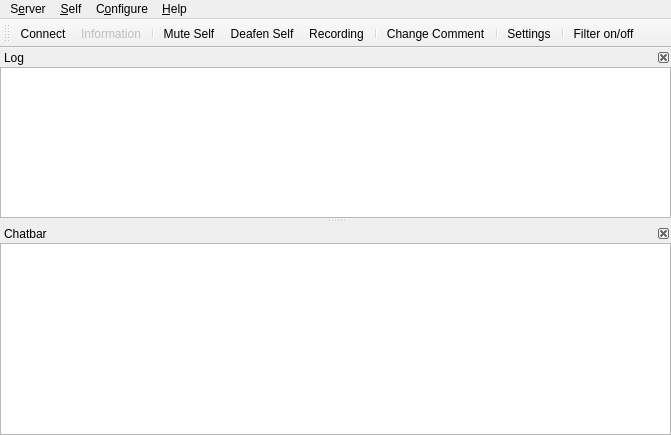
<?xml version="1.0" encoding="UTF-8"?>
<ui version="4.0">
 <class>MainWindow</class>
 <widget class="QMainWindow" name="MainWindow">
  <property name="geometry">
   <rect>
    <x>0</x>
    <y>0</y>
    <width>671</width>
    <height>435</height>
   </rect>
  </property>
  <property name="windowTitle">
   <string>Mumble</string>
  </property>
  <property name="dockOptions">
   <set>QMainWindow::AllowNestedDocks|QMainWindow::AnimatedDocks</set>
  </property>
  <property name="unifiedTitleAndToolBarOnMac">
   <bool>true</bool>
  </property>
  <widget class="UserView" name="qtvUsers">
   <property name="contextMenuPolicy">
    <enum>Qt::CustomContextMenu</enum>
   </property>
   <property name="acceptDrops">
    <bool>true</bool>
   </property>
   <property name="dragEnabled">
    <bool>true</bool>
   </property>
   <property name="rootIsDecorated">
    <bool>false</bool>
   </property>
   <property name="uniformRowHeights">
    <bool>true</bool>
   </property>
   <property name="headerHidden">
    <bool>true</bool>
   </property>
   <attribute name="headerVisible">
    <bool>false</bool>
   </attribute>
  </widget>
  <widget class="QMenuBar" name="menubar">
   <property name="geometry">
    <rect>
     <x>0</x>
     <y>0</y>
     <width>671</width>
     <height>25</height>
    </rect>
   </property>
   <widget class="QMenu" name="qmConfig">
    <property name="title">
     <string>C&amp;onfigure</string>
    </property>
    <addaction name="qaConfigDialog"/>
   </widget>
   <widget class="QMenu" name="qmHelp">
    <property name="title">
     <string>&amp;Help</string>
    </property>
    <addaction name="qaHelpWhatsThis"/>
    <addaction name="separator"/>
    <addaction name="qaHelpAbout"/>
    <addaction name="qaHelpAboutQt"/>
    <addaction name="separator"/>
    <addaction name="qaHelpVersionCheck"/>
   </widget>
   <widget class="QMenu" name="qmServer">
    <property name="title">
     <string>S&amp;erver</string>
    </property>
   </widget>
   <widget class="QMenu" name="qmSelf">
    <property name="title">
     <string>&amp;Self</string>
    </property>
    <addaction name="qaAudioMute"/>
    <addaction name="qaAudioDeaf"/>
    <addaction name="qaSelfPrioritySpeaker"/>
    <addaction name="separator"/>
    <addaction name="qaRecording"/>
    <addaction name="separator"/>
    <addaction name="qaSelfComment"/>
    <addaction name="qaServerTexture"/>
    <addaction name="qaServerTextureRemove"/>
    <addaction name="separator"/>
    <addaction name="qaSelfRegister"/>
    <addaction name="qaAudioStats"/>
   </widget>
   <addaction name="qmServer"/>
   <addaction name="qmSelf"/>
   <addaction name="qmConfig"/>
   <addaction name="qmHelp"/>
  </widget>
  <widget class="QDockWidget" name="qdwLog">
   <property name="minimumSize">
    <size>
     <width>250</width>
     <height>93</height>
    </size>
   </property>
   <property name="features">
    <set>QDockWidget::DockWidgetClosable|QDockWidget::DockWidgetMovable</set>
   </property>
   <property name="windowTitle">
    <string>Log</string>
   </property>
   <attribute name="dockWidgetArea">
    <number>1</number>
   </attribute>
   <widget class="LogTextBrowser" name="qteLog">
    <property name="contextMenuPolicy">
     <enum>Qt::CustomContextMenu</enum>
    </property>
    <property name="whatsThis">
     <string>This shows all recent activity. Connecting to servers, errors and information messages all show up here.&lt;br /&gt;To configure exactly which messages show up here, use the &lt;b&gt;Settings&lt;/b&gt; command from the menu.</string>
    </property>
    <property name="openLinks">
     <bool>false</bool>
    </property>
   </widget>
  </widget>
  <widget class="QDockWidget" name="qdwChat">
   <property name="sizePolicy">
    <sizepolicy hsizetype="Preferred" vsizetype="Preferred">
     <horstretch>0</horstretch>
     <verstretch>0</verstretch>
    </sizepolicy>
   </property>
   <property name="toolTip">
    <string/>
   </property>
   <property name="whatsThis">
    <string>This is the chatbar&lt;br /&gt;If you enter text here and then press enter the text is sent to the user or channel that was selected. If nothing is selected the message is sent to your current channel.</string>
   </property>
   <property name="features">
    <set>QDockWidget::DockWidgetClosable|QDockWidget::DockWidgetMovable</set>
   </property>
   <property name="windowTitle">
    <string>Chatbar</string>
   </property>
   <attribute name="dockWidgetArea">
    <number>1</number>
   </attribute>
   <widget class="ChatbarTextEdit" name="qteChat">
    <property name="sizePolicy">
     <sizepolicy hsizetype="Expanding" vsizetype="MinimumExpanding">
      <horstretch>0</horstretch>
      <verstretch>0</verstretch>
     </sizepolicy>
    </property>
    <property name="maximumSize">
     <size>
      <width>16777215</width>
      <height>16777215</height>
     </size>
    </property>
    <property name="acceptRichText">
     <bool>false</bool>
    </property>
   </widget>
  </widget>
  <widget class="QToolBar" name="qtIconToolbar">
   <property name="windowTitle">
    <string>Icon Toolbar</string>
   </property>
   <attribute name="toolBarArea">
    <enum>TopToolBarArea</enum>
   </attribute>
   <attribute name="toolBarBreak">
    <bool>false</bool>
   </attribute>
   <addaction name="qaServerConnect"/>
   <addaction name="qaServerInformation"/>
   <addaction name="separator"/>
   <addaction name="qaAudioMute"/>
   <addaction name="qaAudioDeaf"/>
   <addaction name="qaRecording"/>
   <addaction name="separator"/>
   <addaction name="qaSelfComment"/>
   <addaction name="separator"/>
   <addaction name="qaConfigDialog"/>
   <addaction name="separator"/>
   <addaction name="qaFilterToggle"/>
  </widget>
  <action name="qaQuit">
   <property name="text">
    <string>&amp;Quit Mumble</string>
   </property>
   <property name="toolTip">
    <string>Closes the program</string>
   </property>
   <property name="whatsThis">
    <string>Exits the application.</string>
   </property>
   <property name="shortcut">
    <string>Ctrl+Q</string>
   </property>
  </action>
  <action name="qaServerConnect">
   <property name="icon">
    <iconset>
     <normaloff>skin:categories/applications-internet.svg</normaloff>skin:categories/applications-internet.svg</iconset>
   </property>
   <property name="text">
    <string>&amp;Connect</string>
   </property>
   <property name="toolTip">
    <string>Open the server connection dialog</string>
   </property>
   <property name="whatsThis">
    <string>Shows a dialog of registered servers, and also allows quick-connect.</string>
   </property>
   <property name="iconVisibleInMenu">
    <bool>false</bool>
   </property>
  </action>
  <action name="qaServerDisconnect">
   <property name="enabled">
    <bool>false</bool>
   </property>
   <property name="text">
    <string>&amp;Disconnect</string>
   </property>
   <property name="toolTip">
    <string>Disconnect from server</string>
   </property>
   <property name="whatsThis">
    <string>Disconnects you from the server.</string>
   </property>
  </action>
  <action name="qaServerBanList">
   <property name="enabled">
    <bool>false</bool>
   </property>
   <property name="text">
    <string>&amp;Ban list</string>
   </property>
   <property name="toolTip">
    <string>Edit ban list on server</string>
   </property>
   <property name="whatsThis">
    <string>This lets you edit the server-side IP ban list.</string>
   </property>
  </action>
  <action name="qaServerInformation">
   <property name="enabled">
    <bool>false</bool>
   </property>
   <property name="icon">
    <iconset>
     <normaloff>skin:Information_icon.svg</normaloff>skin:Information_icon.svg</iconset>
   </property>
   <property name="text">
    <string>&amp;Information</string>
   </property>
   <property name="toolTip">
    <string>Show information about the server connection</string>
   </property>
   <property name="whatsThis">
    <string>This will show extended information about the connection to the server.</string>
   </property>
   <property name="iconVisibleInMenu">
    <bool>false</bool>
   </property>
  </action>
  <action name="qaUserKick">
   <property name="text">
    <string>&amp;Kick</string>
   </property>
   <property name="toolTip">
    <string>Kick user (with reason)</string>
   </property>
   <property name="whatsThis">
    <string>Kick selected user off server. You'll be asked to specify a reason.</string>
   </property>
  </action>
  <action name="qaUserMute">
   <property name="checkable">
    <bool>true</bool>
   </property>
   <property name="text">
    <string>&amp;Mute</string>
   </property>
   <property name="toolTip">
    <string>Mute user</string>
   </property>
   <property name="whatsThis">
    <string>Mute or unmute user on server. Unmuting a deafened user will also undeafen them.</string>
   </property>
  </action>
  <action name="qaUserBan">
   <property name="text">
    <string>&amp;Ban</string>
   </property>
   <property name="toolTip">
    <string>Kick and ban user (with reason)</string>
   </property>
   <property name="whatsThis">
    <string>Kick and ban selected user from server. You'll be asked to specify a reason.</string>
   </property>
  </action>
  <action name="qaUserDeaf">
   <property name="checkable">
    <bool>true</bool>
   </property>
   <property name="text">
    <string>&amp;Deafen</string>
   </property>
   <property name="toolTip">
    <string>Deafen user</string>
   </property>
   <property name="whatsThis">
    <string>Deafen or undeafen user on server. Deafening a user will also mute them.</string>
   </property>
  </action>
  <action name="qaUserLocalIgnore">
   <property name="checkable">
    <bool>true</bool>
   </property>
   <property name="text">
    <string>Ignore Messages</string>
   </property>
   <property name="toolTip">
    <string>Locally ignore user's text chat messages.</string>
   </property>
   <property name="whatsThis">
    <string>Silently drops all text messages from the user.</string>
   </property>
  </action>
  <action name="qaUserLocalVolume">
   <property name="text">
    <string>Local Volume Adjustment</string>
   </property>
   <property name="toolTip">
    <string>Locally adjust the user's speech volume.</string>
   </property>
   <property name="whatsThis">
    <string>Opens a dialog with a volume slider. Use this on other users in the same room.</string>
   </property>
  </action>
  <action name="qaUserLocalMute">
   <property name="checkable">
    <bool>true</bool>
   </property>
   <property name="text">
    <string>&amp;Local Mute</string>
   </property>
   <property name="toolTip">
    <string>Mute user locally</string>
   </property>
   <property name="whatsThis">
    <string>Mute or unmute user locally. Use this on other users in the same room.</string>
   </property>
  </action>
  <action name="qaUserTextMessage">
   <property name="text">
    <string>Send &amp;Message</string>
   </property>
   <property name="toolTip">
    <string>Send a Text Message</string>
   </property>
   <property name="whatsThis">
    <string>Sends a text message to another user.</string>
   </property>
  </action>
  <action name="qaChannelAdd">
   <property name="text">
    <string>&amp;Add</string>
   </property>
   <property name="toolTip">
    <string>Add new channel</string>
   </property>
   <property name="whatsThis">
    <string>This adds a new sub-channel to the currently selected channel.</string>
   </property>
  </action>
  <action name="qaChannelRemove">
   <property name="text">
    <string>&amp;Remove</string>
   </property>
   <property name="toolTip">
    <string>Remove channel</string>
   </property>
   <property name="whatsThis">
    <string>This removes a channel and all sub-channels.</string>
   </property>
  </action>
  <action name="qaChannelACL">
   <property name="text">
    <string>&amp;Edit</string>
   </property>
   <property name="toolTip">
    <string>Edit Groups and ACL for channel</string>
   </property>
   <property name="whatsThis">
    <string>This opens the Group and ACL dialog for the channel, to control permissions.</string>
   </property>
  </action>
  <action name="qaChannelLink">
   <property name="text">
    <string>&amp;Link</string>
   </property>
   <property name="toolTip">
    <string>Link your channel to another channel</string>
   </property>
   <property name="whatsThis">
    <string>This links your current channel to the selected channel. If users in a channel have permission to speak in the other channel, users can now hear each other. This is a permanent link, and will last until manually unlinked or the server is restarted. Please see the shortcuts for push-to-link.</string>
   </property>
  </action>
  <action name="qaChannelUnlink">
   <property name="text">
    <string comment="Channel">&amp;Unlink</string>
   </property>
   <property name="toolTip">
    <string>Unlink your channel from another channel</string>
   </property>
   <property name="whatsThis">
    <string>This unlinks your current channel from the selected channel.</string>
   </property>
  </action>
  <action name="qaChannelUnlinkAll">
   <property name="text">
    <string>&amp;Unlink All</string>
   </property>
   <property name="toolTip">
    <string>Unlinks your channel from all linked channels.</string>
   </property>
   <property name="whatsThis">
    <string>This unlinks your current channel (not the selected one) from all linked channels.</string>
   </property>
  </action>
  <action name="qaAudioReset">
   <property name="text">
    <string>&amp;Reset</string>
   </property>
   <property name="toolTip">
    <string>Reset audio preprocessor</string>
   </property>
   <property name="whatsThis">
    <string>This will reset the audio preprocessor, including noise cancellation, automatic gain and voice activity detection. If something suddenly worsens the audio environment (like dropping the microphone) and it was temporary, use this to avoid having to wait for the preprocessor to readjust.</string>
   </property>
  </action>
  <action name="qaAudioMute">
   <property name="checkable">
    <bool>true</bool>
   </property>
   <property name="icon">
    <iconset>
     <normaloff>skin:actions/audio-input-microphone.svg</normaloff>
     <normalon>skin:actions/audio-input-microphone-muted.svg</normalon>
     <activeon>skin:actions/audio-input-microphone-muted.svg</activeon>skin:actions/audio-input-microphone.svg</iconset>
   </property>
   <property name="text">
    <string>&amp;Mute Self</string>
   </property>
   <property name="toolTip">
    <string>Mute yourself</string>
   </property>
   <property name="whatsThis">
    <string>Mute or unmute yourself. When muted, you will not send any data to the server. Unmuting while deafened will also undeafen.</string>
   </property>
   <property name="iconVisibleInMenu">
    <bool>false</bool>
   </property>
  </action>
  <action name="qaAudioDeaf">
   <property name="checkable">
    <bool>true</bool>
   </property>
   <property name="icon">
    <iconset>
     <normaloff>skin:self_undeafened.svg</normaloff>
     <normalon>skin:deafened_self.svg</normalon>
     <activeon>skin:deafened_self.svg</activeon>skin:self_undeafened.svg</iconset>
   </property>
   <property name="text">
    <string>&amp;Deafen Self</string>
   </property>
   <property name="toolTip">
    <string>Deafen yourself</string>
   </property>
   <property name="whatsThis">
    <string>Deafen or undeafen yourself. When deafened, you will not hear anything. Deafening yourself will also mute.</string>
   </property>
   <property name="iconVisibleInMenu">
    <bool>false</bool>
   </property>
  </action>
  <action name="qaAudioTTS">
   <property name="checkable">
    <bool>true</bool>
   </property>
   <property name="text">
    <string>&amp;Text-To-Speech</string>
   </property>
   <property name="toolTip">
    <string>Toggle Text-To-Speech</string>
   </property>
   <property name="whatsThis">
    <string>Enable or disable the text-to-speech engine. Only messages enabled for TTS in the Configuration dialog will actually be spoken.</string>
   </property>
  </action>
  <action name="qaAudioStats">
   <property name="text">
    <string>Audio S&amp;tatistics</string>
   </property>
   <property name="toolTip">
    <string>Display audio statistics</string>
   </property>
   <property name="whatsThis">
    <string>Pops up a small dialog with information about your current audio input.</string>
   </property>
  </action>
  <action name="qaAudioUnlink">
   <property name="text">
    <string>&amp;Unlink Plugins</string>
   </property>
   <property name="toolTip">
    <string>Forcibly unlink plugin</string>
   </property>
   <property name="whatsThis">
    <string>This forces the current plugin to unlink, which is handy if it is reading completely wrong data.</string>
   </property>
  </action>
  <action name="qaConfigDialog">
   <property name="icon">
    <iconset>
     <normaloff>skin:config_basic.png</normaloff>skin:config_basic.png</iconset>
   </property>
   <property name="text">
    <string>&amp;Settings</string>
   </property>
   <property name="toolTip">
    <string>Configure Mumble</string>
   </property>
   <property name="whatsThis">
    <string>Allows you to change most settings for Mumble.</string>
   </property>
   <property name="menuRole">
    <enum>QAction::PreferencesRole</enum>
   </property>
   <property name="iconVisibleInMenu">
    <bool>false</bool>
   </property>
  </action>
  <action name="qaFilterToggle">
   <property name="checkable">
    <bool>true</bool>
   </property>
   <property name="icon">
    <iconset>
     <normaloff>skin:filter_off.svg</normaloff>
     <normalon>skin:filter_on.svg</normalon>
     <activeon>skin:filter_on.svg</activeon>skin:filter_off.svg</iconset>
   </property>
   <property name="text">
    <string>&amp;Filter on/off</string>
   </property>
   <property name="toolTip">
    <string>Toggle the channel filter (Ctrl+F)</string>
   </property>
   <property name="whatsThis">
    <string>Enable or disable the filtering of select channels.
By default all empty channels will be filtered.
You can mark additional channels for filtering from
the channel's context menu.</string>
   </property>
   <property name="shortcut">
    <string>Ctrl+F</string>
   </property>
   <property name="iconVisibleInMenu">
    <bool>false</bool>
   </property>
  </action>
  <action name="qaAudioWizard">
   <property name="text">
    <string>&amp;Audio Wizard</string>
   </property>
   <property name="toolTip">
    <string>Start the audio configuration wizard</string>
   </property>
   <property name="whatsThis">
    <string>This will guide you through the process of configuring your audio hardware.</string>
   </property>
  </action>
  <action name="qaHelpWhatsThis">
   <property name="text">
    <string>&amp;What's This?</string>
   </property>
   <property name="toolTip">
    <string>Enter What's This? mode</string>
   </property>
   <property name="whatsThis">
    <string>Click this to enter &quot;What's This?&quot; mode. Your cursor will turn into a question mark. Click on any button, menu choice or area to show a description of what it is.</string>
   </property>
  </action>
  <action name="qaHelpAbout">
   <property name="text">
    <string>&amp;About</string>
   </property>
   <property name="toolTip">
    <string>Information about Mumble</string>
   </property>
   <property name="whatsThis">
    <string>Shows a small dialog with information and license for Mumble.</string>
   </property>
   <property name="menuRole">
    <enum>QAction::AboutRole</enum>
   </property>
  </action>
  <action name="qaHelpAboutSpeex">
   <property name="text">
    <string>About &amp;Speex</string>
   </property>
   <property name="toolTip">
    <string>Information about Speex</string>
   </property>
   <property name="whatsThis">
    <string>Shows a small dialog with information about Speex.</string>
   </property>
   <property name="menuRole">
    <enum>QAction::ApplicationSpecificRole</enum>
   </property>
  </action>
  <action name="qaHelpAboutQt">
   <property name="text">
    <string>About &amp;Qt</string>
   </property>
   <property name="toolTip">
    <string>Information about Qt</string>
   </property>
   <property name="whatsThis">
    <string>Shows a small dialog with information about Qt.</string>
   </property>
   <property name="menuRole">
    <enum>QAction::AboutQtRole</enum>
   </property>
  </action>
  <action name="qaHelpVersionCheck">
   <property name="text">
    <string>Check for &amp;Updates</string>
   </property>
   <property name="toolTip">
    <string>Check for new version of Mumble</string>
   </property>
   <property name="whatsThis">
    <string>Connects to the Mumble webpage to check if a new version is available, and notifies you with an appropriate download URL if this is the case.</string>
   </property>
  </action>
  <action name="qaChannelSendMessage">
   <property name="text">
    <string>Send &amp;Message</string>
   </property>
   <property name="toolTip">
    <string>Send a Text Message</string>
   </property>
   <property name="whatsThis">
    <string>Sends a text message to all users in a channel.</string>
   </property>
  </action>
  <action name="qaChannelCopyURL">
   <property name="text">
    <string>&amp;Copy URL</string>
   </property>
   <property name="toolTip">
    <string>Copies a link to this channel to the clipboard.</string>
   </property>
   <property name="whatsThis">
    <string>Copies a link to this channel to the clipboard.</string>
   </property>
  </action>
  <action name="qaConfigMinimal">
   <property name="checkable">
    <bool>true</bool>
   </property>
   <property name="text">
    <string>&amp;Minimal View</string>
   </property>
   <property name="toolTip">
    <string>Toggle minimal window modes</string>
   </property>
   <property name="whatsThis">
    <string>This will toggle minimal mode, where the log window and menu is hidden.</string>
   </property>
  </action>
  <action name="qaConfigHideFrame">
   <property name="checkable">
    <bool>true</bool>
   </property>
   <property name="text">
    <string>Hide Frame</string>
   </property>
   <property name="toolTip">
    <string>Toggle showing frame on minimal window</string>
   </property>
   <property name="whatsThis">
    <string>This will toggle whether the minimal window should have a frame for moving and resizing.</string>
   </property>
  </action>
  <action name="qaConfigCert">
   <property name="text">
    <string>&amp;Certificate Wizard</string>
   </property>
   <property name="toolTip">
    <string>Configure certificates for strong authentication</string>
   </property>
   <property name="whatsThis">
    <string>This starts the wizard for creating, importing and exporting certificates for authentication against servers.</string>
   </property>
  </action>
  <action name="qaUserRegister">
   <property name="text">
    <string>&amp;Register</string>
   </property>
   <property name="toolTip">
    <string>Register user on server</string>
   </property>
   <property name="whatsThis">
    <string>This will permanently register the user on the server.</string>
   </property>
  </action>
  <action name="qaUserFriendAdd">
   <property name="text">
    <string>Add &amp;Friend</string>
   </property>
   <property name="toolTip">
    <string>Adds a user as your friend.</string>
   </property>
   <property name="whatsThis">
    <string>This will add the user as a friend, so you can recognize him on this and other servers.</string>
   </property>
  </action>
  <action name="qaUserFriendRemove">
   <property name="text">
    <string>&amp;Remove Friend</string>
   </property>
   <property name="toolTip">
    <string>Removes a user from your friends.</string>
   </property>
   <property name="whatsThis">
    <string>This will remove a user from your friends list.</string>
   </property>
  </action>
  <action name="qaUserFriendUpdate">
   <property name="text">
    <string>&amp;Update Friend</string>
   </property>
   <property name="toolTip">
    <string>Update name of your friend.</string>
   </property>
   <property name="whatsThis">
    <string>Your friend uses a different name than what is in your database. This will update the name.</string>
   </property>
  </action>
  <action name="qaServerUserList">
   <property name="text">
    <string>Registered &amp;Users</string>
   </property>
   <property name="toolTip">
    <string>Edit registered users list</string>
   </property>
   <property name="whatsThis">
    <string>This opens the editor for registered users, which allow you to change their name or unregister them.</string>
   </property>
  </action>
  <action name="qaServerTexture">
   <property name="text">
    <string>Change &amp;Avatar</string>
   </property>
   <property name="toolTip">
    <string>Change your avatar image on this server</string>
   </property>
  </action>
  <action name="qaServerTokens">
   <property name="text">
    <string>&amp;Access Tokens</string>
   </property>
   <property name="toolTip">
    <string>Add or remove text-based access tokens</string>
   </property>
  </action>
  <action name="qaServerTextureRemove">
   <property name="text">
    <string>&amp;Remove Avatar</string>
   </property>
   <property name="toolTip">
    <string>Remove currently defined avatar image.</string>
   </property>
  </action>
  <action name="qaUserCommentReset">
   <property name="text">
    <string>Reset &amp;Comment</string>
   </property>
   <property name="toolTip">
    <string>Reset the comment of the selected user.</string>
   </property>
  </action>
  <action name="qaUserTextureReset">
   <property name="text">
    <string>Reset &amp;Avatar</string>
   </property>
   <property name="toolTip">
    <string>Reset the avatar of the selected user.</string>
   </property>
  </action>
  <action name="qaChannelJoin">
   <property name="text">
    <string>&amp;Join Channel</string>
   </property>
  </action>
  <action name="qaChannelFilter">
   <property name="checkable">
    <bool>true</bool>
   </property>
   <property name="text">
    <string>&amp;Hide Channel when Filtering</string>
   </property>
  </action>
  <action name="qaUserCommentView">
   <property name="text">
    <string>View Comment</string>
   </property>
   <property name="toolTip">
    <string>View comment in editor</string>
   </property>
  </action>
  <action name="qaUserInformation">
   <property name="text">
    <string>&amp;Information</string>
   </property>
   <property name="toolTip">
    <string>Query server for connection information for user</string>
   </property>
  </action>
  <action name="qaSelfComment">
   <property name="icon">
    <iconset>
     <normaloff>skin:self_comment.svg</normaloff>skin:self_comment.svg</iconset>
   </property>
   <property name="text">
    <string>&amp;Change Comment</string>
   </property>
   <property name="toolTip">
    <string>Change your own comment</string>
   </property>
   <property name="iconVisibleInMenu">
    <bool>false</bool>
   </property>
  </action>
  <action name="qaSelfRegister">
   <property name="text">
    <string>R&amp;egister</string>
   </property>
   <property name="toolTip">
    <string>Register yourself on the server</string>
   </property>
  </action>
  <action name="qaUserPrioritySpeaker">
   <property name="checkable">
    <bool>true</bool>
   </property>
   <property name="text">
    <string>Priority Speaker</string>
   </property>
  </action>
  <action name="qaSelfPrioritySpeaker">
   <property name="checkable">
    <bool>true</bool>
   </property>
   <property name="text">
    <string>Priority Speaker</string>
   </property>
  </action>
  <action name="qaRecording">
   <property name="icon">
    <iconset>
     <normaloff>skin:actions/media-record.svg</normaloff>skin:actions/media-record.svg</iconset>
   </property>
   <property name="text">
    <string>Recording</string>
   </property>
   <property name="iconVisibleInMenu">
    <bool>false</bool>
   </property>
  </action>
  <action name="qaAddServerFavorite">
   <property name="text">
    <string>&amp;Add this Server</string>
   </property>
   <property name="toolTip">
    <string>Add this Server as favorite in the connecton menu.</string>
   </property>
  </action>
 </widget>
 <customwidgets>
  <customwidget>
   <class>UserView</class>
   <extends>QTreeView</extends>
   <header>UserView.h</header>
  </customwidget>
  <customwidget>
   <class>ChatbarTextEdit</class>
   <extends>QTextEdit</extends>
   <header>CustomElements.h</header>
  </customwidget>
  <customwidget>
   <class>LogTextBrowser</class>
   <extends>QTextBrowser</extends>
   <header>CustomElements.h</header>
  </customwidget>
 </customwidgets>
 <resources/>
 <connections/>
</ui>
